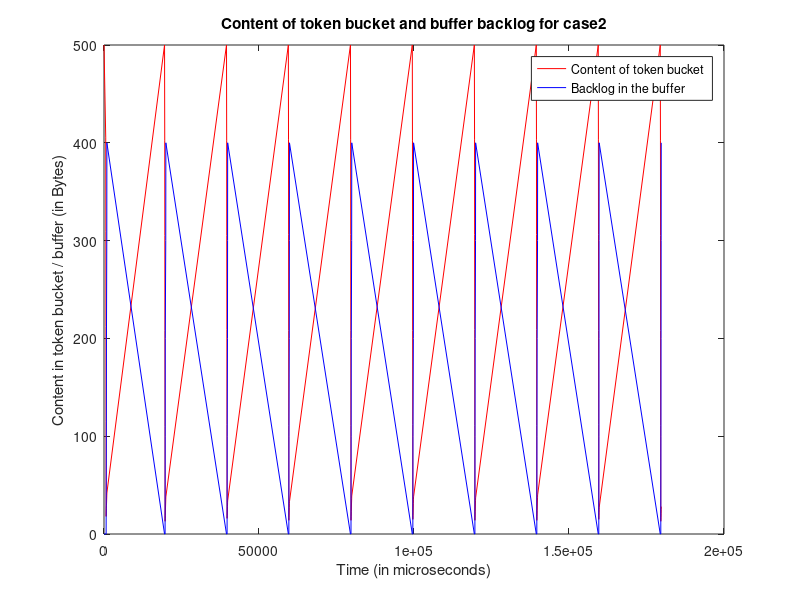

Reproduce this figure in MATLAB.
clc; clear all;

[time_p2, packetsize_p2, bufferSize, noToken] = textread('bucket_n10small.txt', '%f %f %f %f');
i=1;
time2(i)=0;
buffer(i)=bufferSize(i);
%disp(buffer(i));
token(i)=noToken(i);
i=2;
while i<=100%length(packetsize_p2)
    time2(i)=time2(i-1)+time_p2(i);
    buffer(i)=bufferSize(i);
    token(i)=noToken(i);
    %disp(buffer(i));
    i=i+1;
end

%time2/1e6;



plot(time2,token,'-r',time2,buffer,'-b');
title('Content of token bucket and buffer backlog for case2');
xlabel('Time (in microseconds)');
ylabel('Content in token bucket / buffer (in Bytes)');
%xlim([0,2.1e6]);
%legend 
legend('Content of token bucket','Backlog in the buffer','Location','northeast');

set(1,'OuterPosition',[1 1 1060 664]);
saveas(1,'plot_n10small_tbbacklog','png');